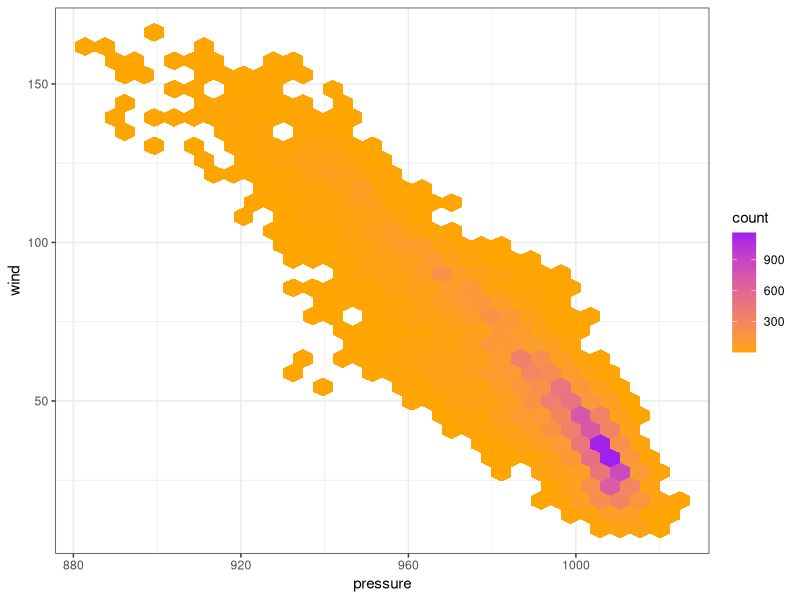

Here is the R script that generated this plot:
## ---- chunk 1
knitr::opts_chunk$set(echo = TRUE)
library(tidyverse)
## ---- chunk 2
# Hexbin plot
ggplot(data = storms, aes(x = pressure, y = wind)) +
	geom_hex() +
  scale_fill_gradient(low = "orange", high = "purple") +
  theme_bw()
